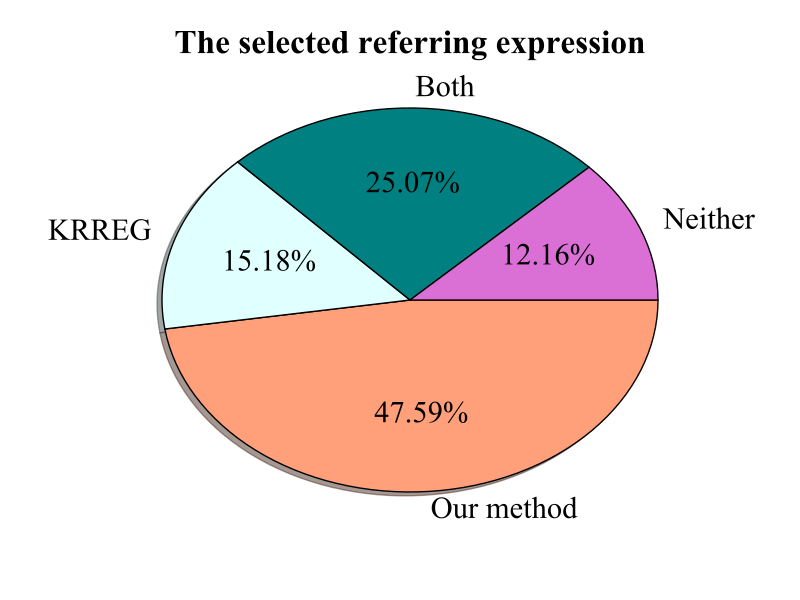

Write Python code to recreate this figure.
import matplotlib.pyplot as plt
import matplotlib as mpl
plt.rcParams["font.family"] = "Times New Roman"
mpl.rcParams['font.size'] = 22
values = [47.59, 15.18,  25.07,12.16]
colors = ['lightsalmon', 'lightcyan', 'teal', 'orchid']
labels = ['Our method ', 'KRREG', 'Both', 'Neither']
explode = (0.2, 0, 0, 0)
plt.pie(values, colors=colors, labels=labels,  autopct='%1.2f%%', counterclock=False, shadow=True)
plt.title('The selected referring expression',fontweight='bold',fontsize = 24)
plt.show()
